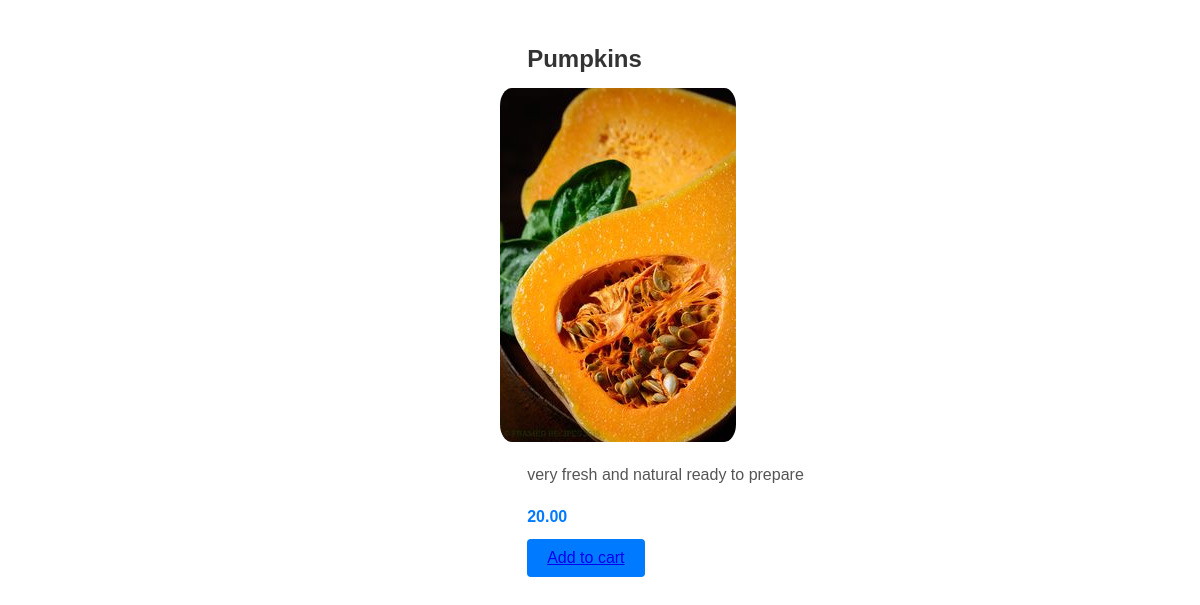
The page /inventory/product/18/ on the database its author committed.
### inventory/models.py (models this page shows)
class Product(models.Model):
    vendor=models.ForeignKey(Vendor, null=True, on_delete=models.CASCADE)
    name=models.CharField(max_length=32)
    price=models.DecimalField(max_digits=8,decimal_places=2)
    description=models.TextField()
    image=models.ImageField()
    date_created=models.DateTimeField(auto_now_add=True)
    date_updated=models.DateTimeField(auto_now=True)
    stock=models.PositiveIntegerField()

### inventory/views.py (the view)
# urls.py: path("product/<int:id>/", product_detail, name="product_detail"),
def product_detail(request , id):
    product = Product.objects.get(id=id)
    return render(request , 'inventory/product_detail.html',{'product':product})

### templates/inventory/product_detail.html (shortened to what this page needs)
<!DOCTYPE html>
<html lang="en">
<head>
</head>
<body>
    <h2>{{product.name}}</h2>
    <img src="{{product.image.url}}" alt="{{product.name}}"/>
    <p>{{product.description}}</p>
    <span>{{product.price}}</span>
    <button type="submit"><a href="{% url 'list_cart' %}">Add to cart</a></button>
</body>
</html>

### templates/inventory/product_detail.html (style rules this page uses)
body { font-family: Arial, sans-serif; line-height: 1.6; margin: 0; padding: 20px; margin-left: 40%; }
h2 { color: #333; font-size: 24px; margin-bottom: 10px; text-transform: capitalize; margin-left: 4%; }
img { max-width: 100%; height: auto; display: block; margin-bottom: 20px; border-radius: 5%; }
p { color: #555; margin-left: 4%; }
span { font-weight: bold; color: #007bff; display: block; margin-bottom: 10px; margin-left: 4%; }
button { background-color: #007bff; color: #fff; border: none; padding: 10px 20px; cursor: pointer; font-size: 16px; border-radius: 4px; margin-left: 4%; }

### rows shown on the page
Product: name "Pumpkins", image (picture), description "very fresh and natural ready to prepare", price "20.00"
